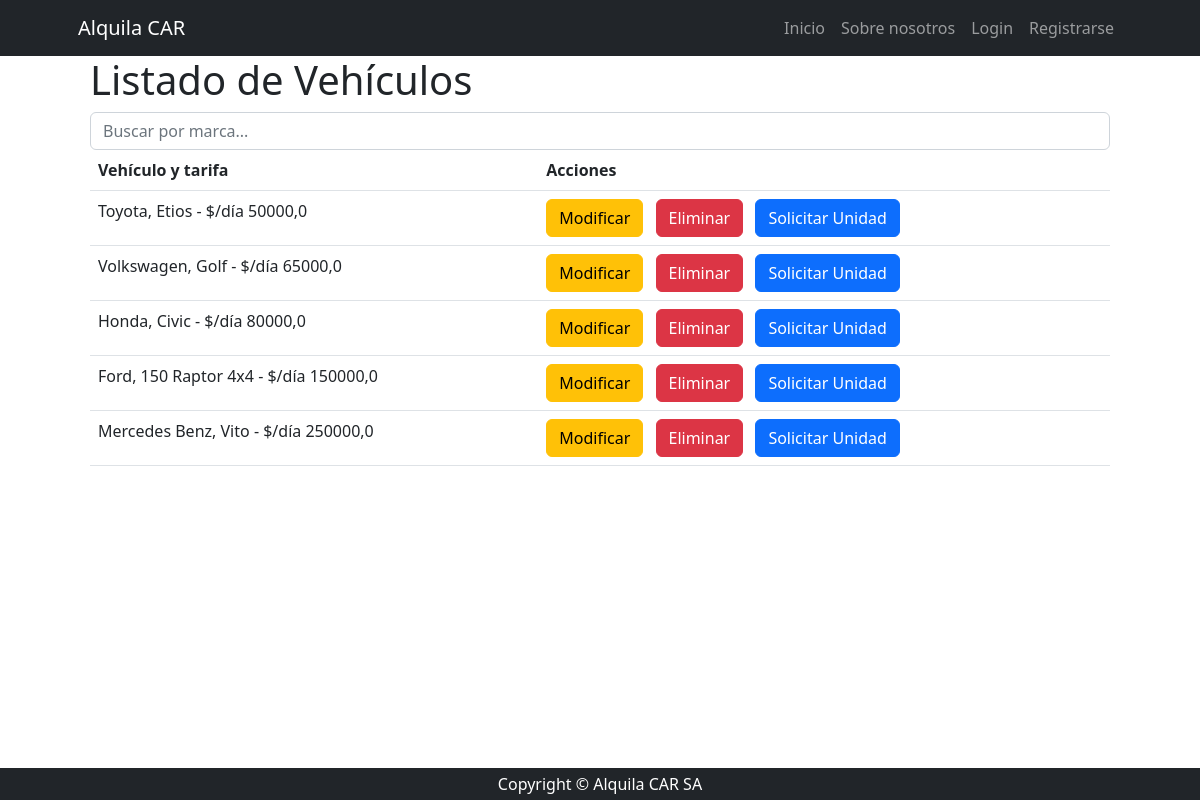
The app's page /productos/producto/list/, older data.
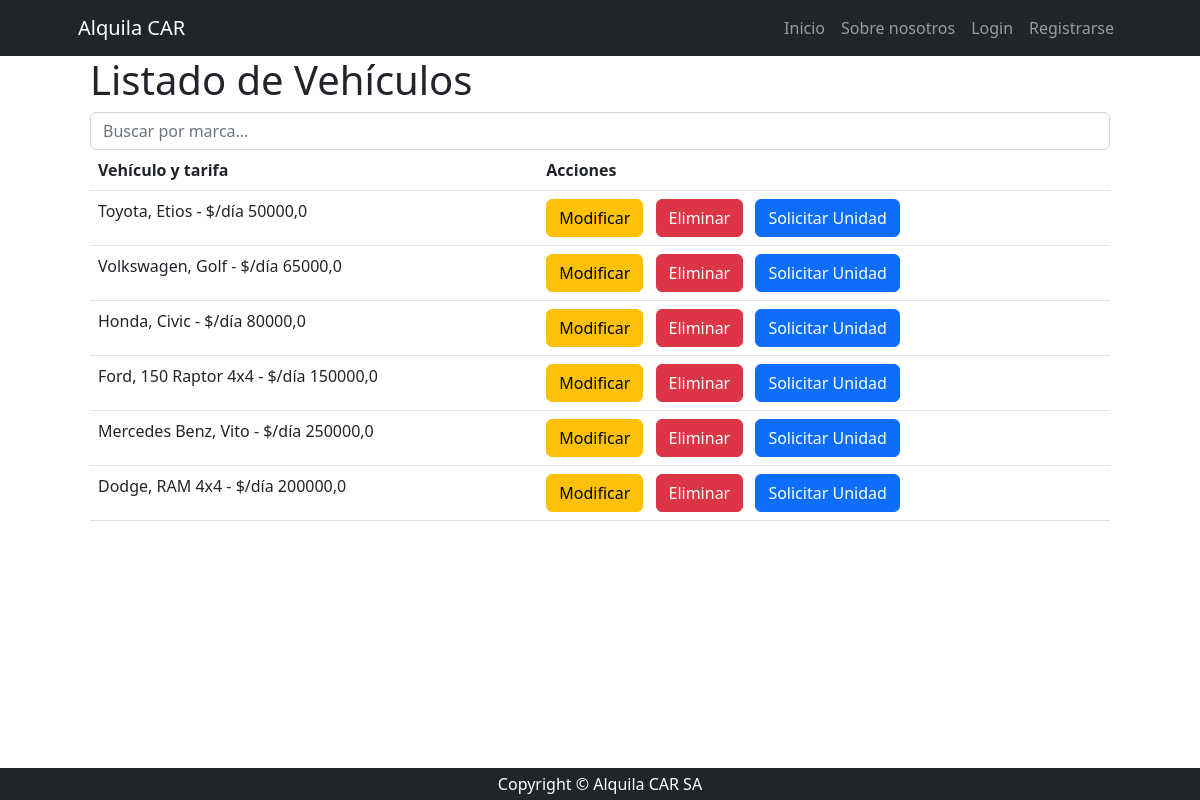
The same page, newer data.
### producto/models.py (models this page shows, shortened)
class Producto(models.Model):
    marca = models.CharField(max_length=100)
    modelo = models.CharField(max_length=100)
    precio = models.FloatField()
    unidad_medida = models.CharField(max_length=100)
    descripcion = models.TextField(null=True, blank=True, verbose_name='descripción')
    fecha_actualizacion=models.DateField(null=True, blank=True, default=timezone.now,editable=False, verbose_name='Fecha de actualización')
    categoria_id = models.ForeignKey(ProductoCategoria, on_delete=models.SET_NULL, null=True)
    class Meta:
        verbose_name = "producto"
        verbose_name_plural = "productos"

### producto/views.py (the view)
# urls.py: path("producto/list/", views.Productolist.as_view(), name="producto_list"),
class Productolist(ListView):
    model = Producto
    def get_queryset(self) -> QuerySet[Any]:
        if self.request.GET.get('consulta'):
            consultar=self.request.GET.get('consulta')
            object_list=Producto.objects.filter(marca__icontains=consultar)
        else:
            object_list=Producto.objects.all()
        return object_list

### producto/templates/producto/producto_list.html (shortened to what this page needs)
{% extends 'core/base.html' %}
{%block content%}
    <div class='container'>
        <h1 class='nt-4'> Listado de Vehículos </h1>
        <div class='nb-4'>
            <form action='{%url 'producto:producto_list'%}'>
                <input type='text' name='consulta' placeholder='Buscar por marca...' class='form-control'>
            </form>
        </div>
        <table class='table table-stripped'>
            <thead>
                <tr>
                    <th scope='col'> Vehículo y tarifa</th>
                    <th scope='col'> Acciones</th>
                </tr>
            </thead>
            <tbody>
                {%for object in object_list%}
                <tr>
                <td>{{object.marca}}, {{object.modelo}} - {{object.unidad_medida}} {{object.precio}}</td>
                <td>
                    <a href='{% url 'producto:producto_update' object.pk %}'class='btn btn-warning me-2'> Modificar </a>
                    <a href='{% url 'producto:producto_delete' object.pk %}'class='btn btn-danger me-2'> Eliminar </a>
                    <a href='{% url 'cliente:cliente_create' %}'class='btn btn-primary me-2'> Solicitar Unidad </a>
                </td>
            </tr>
    </div>
    {%endfor%}
{%endblock content%}

Row changes from the older to the newer data that the page shows:
added Producto: marca "Dodge", modelo "RAM 4x4", unidad_medida "$/día", precio "200000,0"
